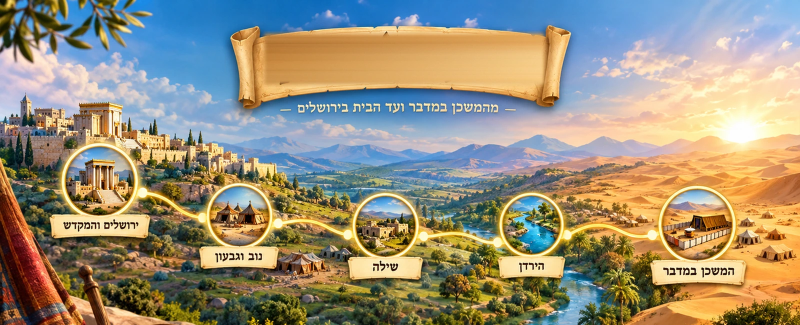
#> input picture assets/images/entry-journey.webp, 1600 x 650 px (shown at 1/2 size)
$ python prepare-menu-art.py ../assets/images/entry-journey.webp
#> lines starting #> are read from the running program, lines starting #| are printed output that depends on the picture; after the words box and inside, x2 and y2 are one past the last pixel; in counts of white or black regions, pixels touching at a corner belong together
"""Prepare the supplied journey artwork; originals are never modified.

The reference includes a baked title and start button. Rebuild only the inner
parchment title area from its blank margins and crop above the baked button.
The game draws its own title and working controls.
"""
import argparse
import random
from pathlib import Path

from PIL import Image, ImageDraw, ImageFilter, ImageOps

ROOT = Path(__file__).resolve().parent.parent
parser = argparse.ArgumentParser()
parser.add_argument("reference", type=Path)
args = parser.parse_args()

image = ImageOps.fit(Image.open(args.reference).convert("RGB"), (1280, 720),
                     method=Image.Resampling.LANCZOS)
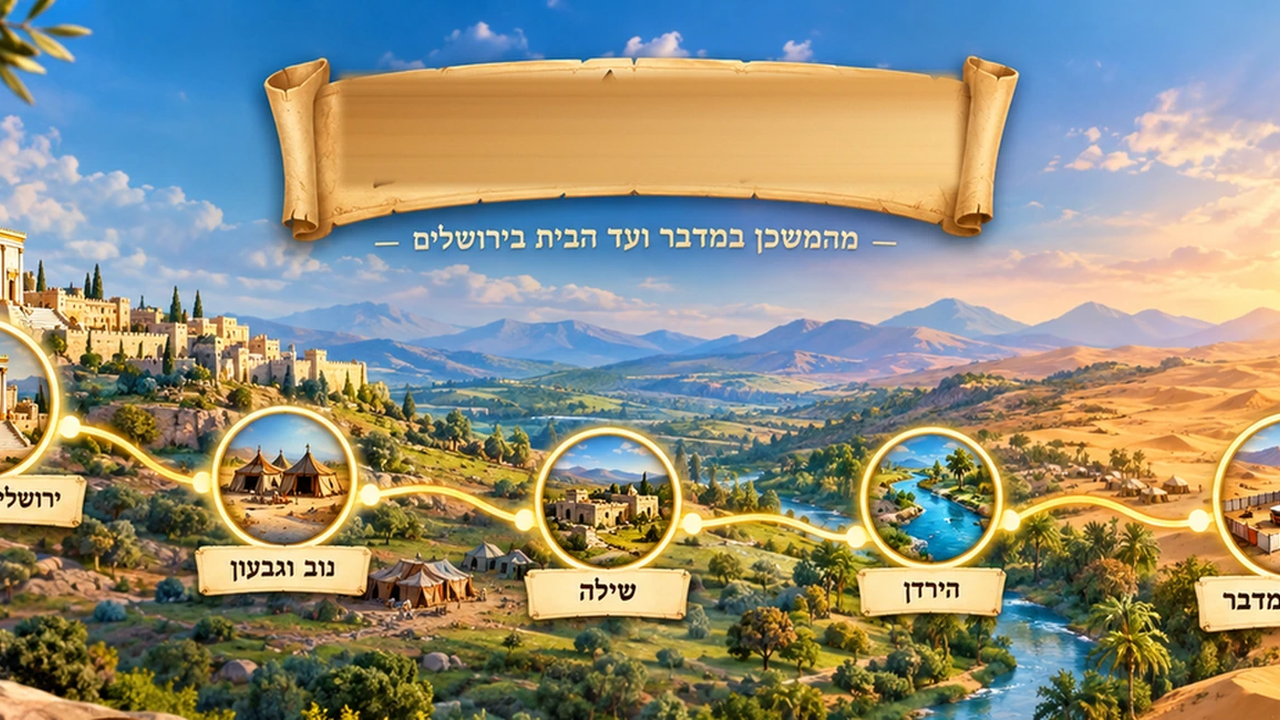
#> image: PIL image 1280x720 RGB; mean R, G, B 144.5, 143.2, 126.1
box = (418, 50, 875, 139)
width, height = box[2] - box[0], box[3] - box[1]
patch = Image.new("RGB", (width, height))
#> patch: PIL image 457x89 RGB; every value is 0
noise = random.Random(42)
for y in range(height):
    row = box[1] + y
    left = [sum(image.getpixel((x, row))[c] for x in range(402, 415)) / 13 for c in range(3)]
    right = [sum(image.getpixel((x, row))[c] for x in range(883, 896)) / 13 for c in range(3)]
    for x in range(width):
        f = x / (width - 1)
        grain = noise.uniform(-1.8, 1.8)
        patch.putpixel((x, y), tuple(max(0, min(255, round(a * (1 - f) + b * f + grain)))
                                    for a, b in zip(left, right)))
#> this loop made 89 passes
#> (left, right) on passes 1 to 12: ([22.92, 110.9, 185.9], [62.85, 134.1, 202.2]), ([23, 111, 185.5], [63.08, 134.2, 202.3]), ([23.31, 110.8, 185.5], [63.23, 134.2, 202.4]), ([24.69, 111.5, 186], [63.62, 135.3, 202]), ([25.31, 111.5, 186.3], [62, 135.3, 202]), ([25.54, 111.5, 186.2], [62.54, 134.9, 202.4]), ([26.23, 111.1, 185.5], [63.69, 134.8, 202.8]), ([26.92, 111.2, 183.6], [65.31, 134, 202.6]), ([28.77, 111.5, 181], [66.46, 134.3, 202.5]), ([34.46, 111.9, 180.1], [67.08, 133.9, 202.5]), ([44.31, 114.5, 181.6], [68.77, 133.1, 201.7]), ([56.31, 116.9, 180.1], [70.15, 132.5, 200.8])
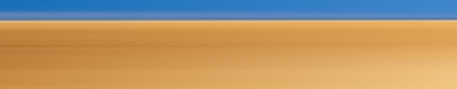
#> patch: PIL image 457x89 RGB; mean R, G, B 179.4, 150.2, 110.2
mask = Image.new("L", (width, height), 0)
#> mask: PIL image 457x89 L; every value is 0
ImageDraw.Draw(mask).rectangle((5, 4, width - 6, height - 5), fill=255)
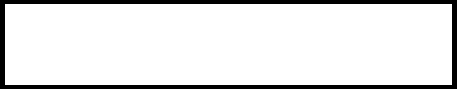
#> mask: PIL image 457x89 L; 89% white; 1 black region, box (x1, y1, x2, y2) and area: (0, 0, 457, 89) 4466
mask = mask.filter(ImageFilter.GaussianBlur(3))
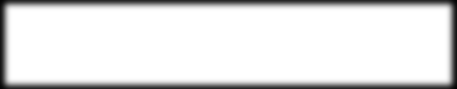
#> mask: PIL image 457x89 L; min 4, max 255, mean 226.6
image.paste(patch, box[:2], mask)

# Preserve the complete illustrated route and labels; omit the raster start UI.
panorama = image.crop((0, 0, 1280, 520)).resize((1600, 650), Image.Resampling.LANCZOS)
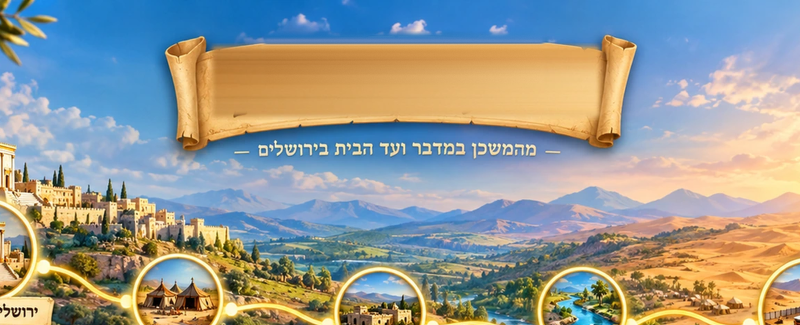
#> panorama: PIL image 1600x650 RGB (shown at 1/2 size); mean R, G, B 150.8, 154, 148.7
folder = ROOT / "assets" / "images"
folder.mkdir(parents=True, exist_ok=True)
output = folder / "entry-journey.webp"
panorama.save(output, "WEBP", quality=92, method=6)
panorama.resize((1280, 520), Image.Resampling.LANCZOS).save(
    ROOT / "tmp" / "entry-journey-art-preview.jpg", quality=90)
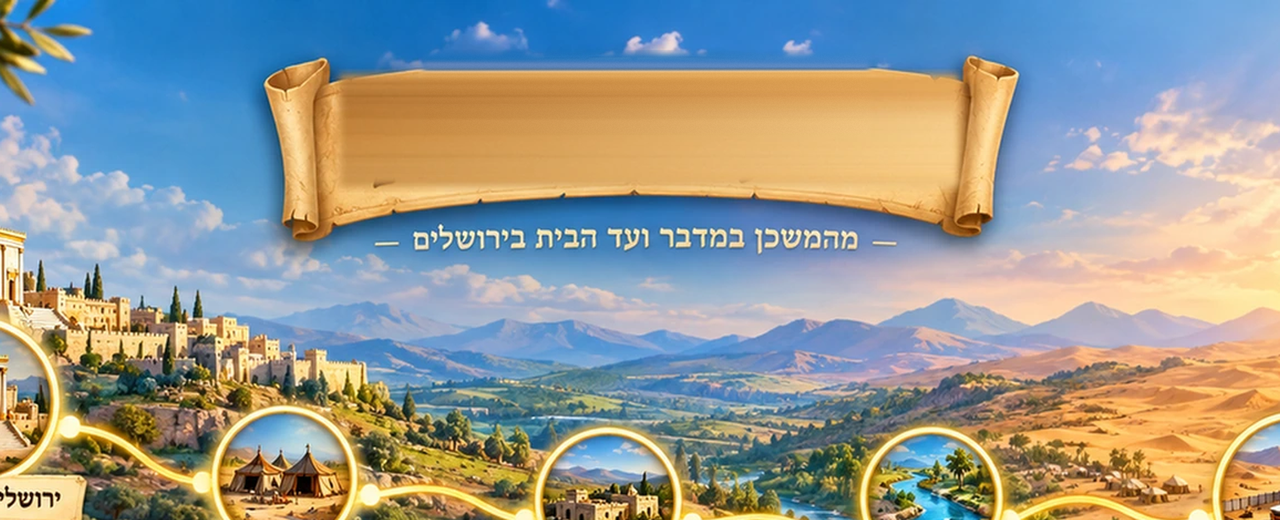
#> saved as entry-journey-art-preview.jpg: PIL image 1280x520 RGB; mean R, G, B 150.8, 154, 148.7
print(f"Prepared {output}: {output.stat().st_size:,} bytes, 1600x650")

$ run again, with assets/images/scenery/camp-mountains.webp copied over assets/images/entry-journey.webp
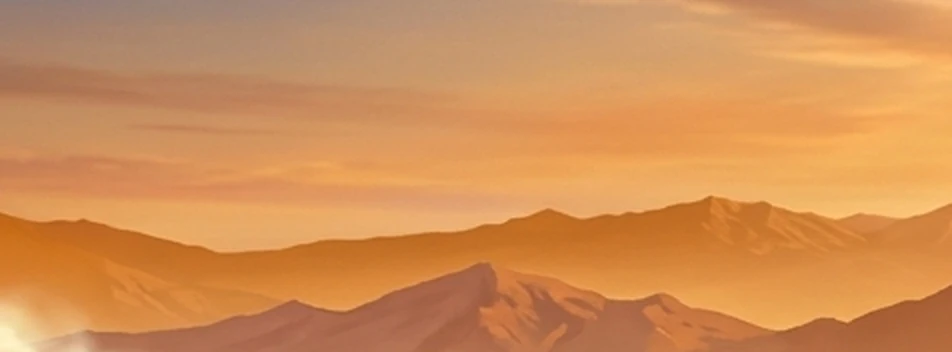
#> input picture assets/images/scenery/camp-mountains.webp, 952 x 352 px
#> `image = ImageOps.fit(Image.open(args.reference).convert("RGB"), (1280,..`:
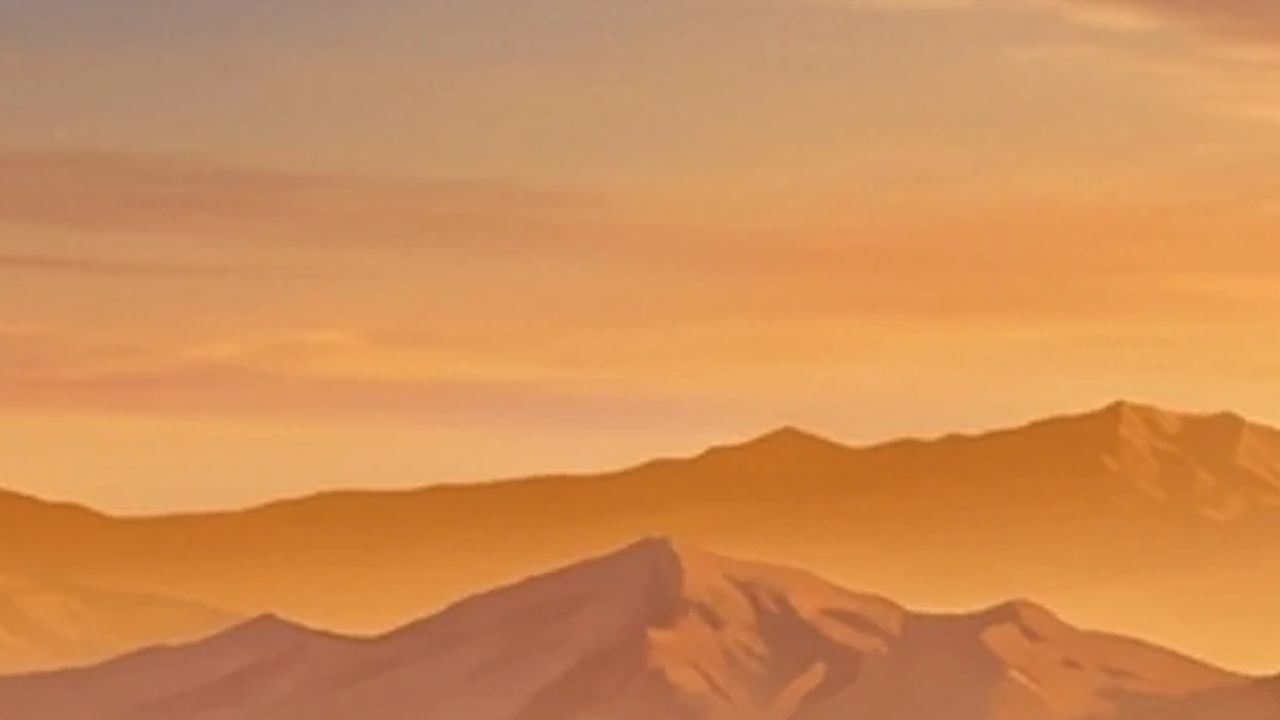
#> image: PIL image 1280x720 RGB; mean R, G, B 208.1, 142.3, 86.8
#> the loop `for y in range(height):` made 89 passes
#> (left, right) on passes 1 to 8: ([181, 145, 118], [203.2, 155.6, 114.8]), ([181, 145, 118], [203.2, 155.6, 114.8]), ([181, 145, 118], [203.2, 155.6, 114.8]), ([182, 144.1, 117], [203.2, 155.6, 114.8]), ([182.9, 144.1, 116], [203.2, 155.6, 114.8]), ([182.9, 144.1, 116], [203.2, 155.6, 114.8]), ([182.9, 144.1, 116], [203.2, 155.6, 114.8]), ([184.2, 145.1, 115], [203.5, 155.8, 115])
#> `panorama.resize((1280, 520), Image.Resampling.LANCZOS).save( ROOT / "t..`:
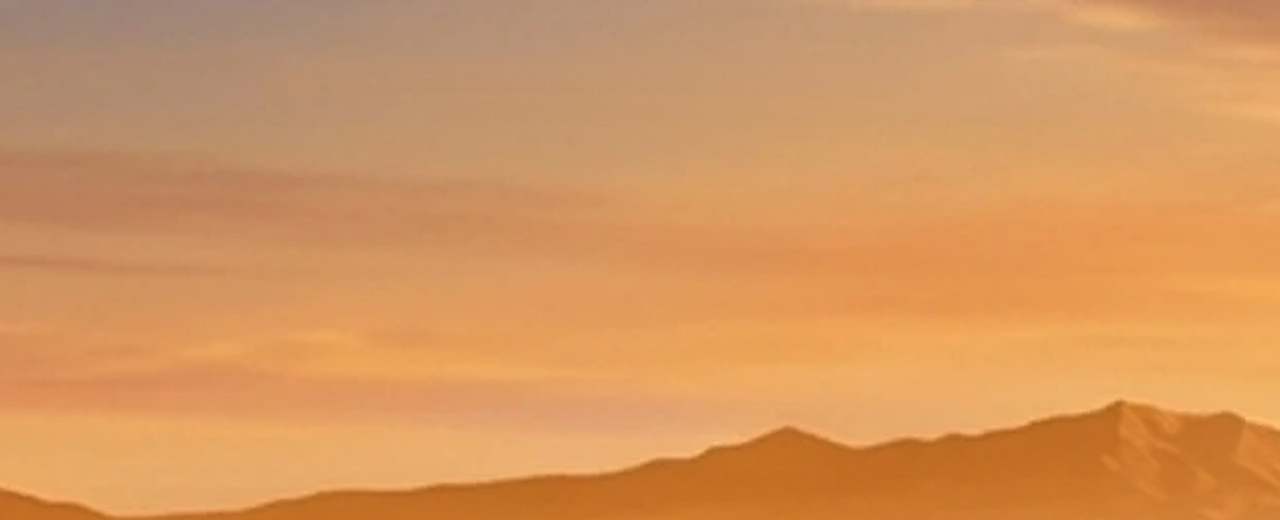
#> saved as entry-journey-art-preview.jpg: PIL image 1280x520 RGB; mean R, G, B 212.5, 150.1, 94.2
